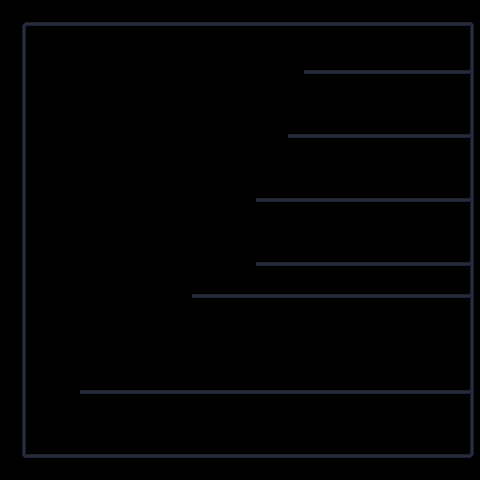

This is a level from a 2D game, rendered from its Tiled map with the project's own tilesets. A one-line summary and the complete map file follow:
An orthogonal 30x30 tile map with 16x16 px tiles, 1 tile layer (Tile Layer 1).

<map version="1.5" tiledversion="1.7.1" orientation="orthogonal" renderorder="right-down" width="30" height="30" tilewidth="16" tileheight="16" infinite="0" nextlayerid="2" nextobjectid="1">
 <tileset firstgid="1" source="lvl1.tsx" />
 <layer id="1" name="Tile Layer 1" width="30" height="30">
  <data encoding="csv">
0,0,0,0,0,0,0,0,0,0,0,0,0,0,0,0,0,0,0,0,0,0,0,0,0,0,0,0,0,0,
0,141,143,143,143,143,143,143,143,143,143,143,143,143,143,143,143,143,143,143,143,143,143,143,143,143,143,143,143,144,
0,176,0,0,0,0,0,0,0,0,0,0,0,0,0,0,0,0,0,0,0,0,0,0,0,0,0,0,0,176,
0,176,0,0,0,0,0,0,0,0,0,0,0,0,0,0,0,0,0,0,0,0,0,0,0,0,0,0,0,176,
0,176,0,0,0,0,0,0,0,0,0,0,0,0,0,0,0,0,0,143,143,143,143,143,143,143,143,143,143,175,
0,176,0,0,0,0,0,0,0,0,0,0,0,0,0,0,0,0,0,0,0,0,0,0,0,0,0,0,0,176,
0,176,0,0,0,0,0,0,0,0,0,0,0,0,0,0,0,0,0,0,0,0,0,0,0,0,0,0,0,176,
0,176,0,0,0,0,0,0,0,0,0,0,0,0,0,0,0,0,0,0,0,0,0,0,0,0,0,0,0,176,
0,176,0,0,0,0,0,0,0,0,0,0,0,0,0,0,0,0,143,143,143,143,143,143,143,143,143,143,143,175,
0,176,0,0,0,0,0,0,0,0,0,0,0,0,0,0,0,0,0,0,0,0,0,0,0,0,0,0,0,176,
0,176,0,0,0,0,0,0,0,0,0,0,0,0,0,0,0,0,0,0,0,0,0,0,0,0,0,0,0,176,
0,176,0,0,0,0,0,0,0,0,0,0,0,0,0,0,0,0,0,0,0,0,0,0,0,0,0,0,0,176,
0,176,0,0,0,0,0,0,0,0,0,0,0,0,0,0,143,143,143,143,143,143,143,143,143,143,143,143,143,175,
0,176,0,0,0,0,0,0,0,0,0,0,0,0,0,0,0,0,0,0,0,0,0,0,0,0,0,0,0,176,
0,176,0,0,0,0,0,0,0,0,0,0,0,0,0,0,0,0,0,0,0,0,0,0,0,0,0,0,0,176,
0,176,0,0,0,0,0,0,0,0,0,0,0,0,0,0,0,0,0,0,0,0,0,0,0,0,0,0,0,176,
0,176,0,0,0,0,0,0,0,0,0,0,0,0,0,0,143,143,143,143,143,143,143,143,143,143,143,143,143,175,
0,176,0,0,0,0,0,0,0,0,0,0,0,0,0,0,0,0,0,0,0,0,0,0,0,0,0,0,0,176,
0,176,0,0,0,0,0,0,0,0,0,0,143,143,143,143,143,143,143,143,143,143,143,143,143,143,143,143,143,175,
0,176,0,0,0,0,0,0,0,0,0,0,0,0,0,0,0,0,0,0,0,0,0,0,0,0,0,0,0,176,
0,176,0,0,0,0,0,0,0,0,0,0,0,0,0,0,0,0,0,0,0,0,0,0,0,0,0,0,0,176,
0,176,0,0,0,0,0,0,0,0,0,0,0,0,0,0,0,0,0,0,0,0,0,0,0,0,0,0,0,176,
0,176,0,0,0,0,0,0,0,0,0,0,0,0,0,0,0,0,0,0,0,0,0,0,0,0,0,0,0,176,
0,176,0,0,0,0,0,0,0,0,0,0,0,0,0,0,0,0,0,0,0,0,0,0,0,0,0,0,0,176,
0,176,0,0,0,143,143,143,143,143,143,143,143,143,143,143,143,143,143,143,143,143,143,143,143,143,143,143,143,175,
0,176,0,0,0,0,0,0,0,0,0,0,0,0,0,0,0,0,0,0,0,0,0,0,0,0,0,0,0,176,
0,176,0,0,0,0,0,0,0,0,0,0,0,0,0,0,0,0,0,0,0,0,0,0,0,0,0,0,0,176,
0,176,0,0,0,0,0,0,0,0,0,0,0,0,0,0,0,0,0,0,0,0,0,0,0,0,0,0,0,176,
0,205,143,143,143,143,143,143,143,143,143,143,143,143,143,143,143,143,143,143,143,143,143,143,143,143,143,143,143,207,
0,0,0,0,0,0,0,0,0,0,0,0,0,0,0,0,0,0,0,0,0,0,0,0,0,0,0,0,0,0
</data>
 </layer>
</map>
